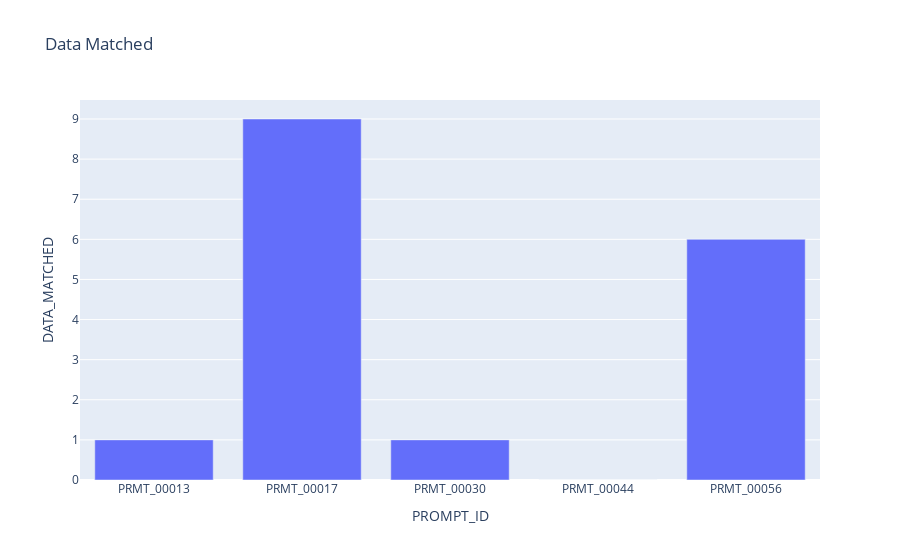

Notebook code for this chart:
### Code cell
delinquents = groupd[groupd['DATA_MATCHED'] != 10]
delinquents = delinquents.merge(prompts, on='PROMPT_ID', how='left')
fig = px.bar(delinquents, x=delinquents.index, y='DATA_MATCHED',title='Data Matched', hover_data=['LLM_GEN_SQL'])

fig

### Figure 1 — Plotly figure (JSON) as saved in the notebook; plotly's stock layout.template omitted (floating-point values rounded to 4 significant figures)
{"data": [{"alignmentgroup": "True", "customdata": [["SELECT invoice_aging_bucket, subsidiary_name FROM (SELECT      s.SUBSIDIARY_NAME,     i.INVOICE_AGING_BUCKET,     i.INVOICE_AGING_IN_DAYS,     i.INVOICE_TRANSACTION_DATE FROM      FINCOPILOT_CDM.ACCOUNTS_RECEIVABLE.AR_INVOICE i JOIN      FINCOPILOT_CDM.COMMON.DIM_SUBSIDIARY s ON      i.SUBSIDIARY_FK = s.SUBSIDIARY_PK WHERE      s.SUBSIDIARY_PK IN ('c4ca4238a0b923820dcc509a6f75849b', 'eccbc87e4b5ce2fe28308fd9f2a7baf3')     AND i.INVOICE_TRANSACTION_DATE BETWEEN DATE_TRUNC('YEAR', DATEADD(YEAR, -1, CURRENT_DATE())) AND DATE_TRUNC('YEAR', CURRENT_DATE()) ORDER BY      i.INVOICE_TRANSACTION_DATE DESC) ORDER BY invoice_aging_bucket, subsidiary_name LIMIT 100"], ["SELECT      ai.INVOICE_NUMBER,     ai.INVOICE_TRANSACTION_DATE,     ai.INVOICED_AMOUNT,     ai.INVOICE_DUE_DATE,     ai.IS_INVOICE_PAID,     ai.INVOICE_DUE_AMOUNT,     ai.PAYMENT_RECEIVED_AMOUNT FROM      FINCOPILOT_CDM.ACCOUNTS_RECEIVABLE.AR_INVOICE ai JOIN      FINCOPILOT_CDM.ACCOUNTS_RECEIVABLE.AR_CUSTOMER ac ON      ai.AR_CUSTOMER_FK = ac.AR_CUSTOMER_PK WHERE      ac.AR_CUSTOMER_PK = '80ac5986c2b31eee759c04efc038b1ea'     AND ai.INVOICE_TRANSACTION_DATE BETWEEN DATE_TRUNC('month', CURRENT_DATE() - INTERVAL '1' MONTH)      AND LAST_DAY(CURRENT_DATE() - INTERVAL '1' MONTH) ORDER BY      ai.INVOICE_TRANSACTION_DATE DESC LIMIT 1000;"], ["SELECT invoice_due_amount, invoice_due_date, invoice_number, netsuite_invoice_transaction_id, subsidiary_name FROM (SELECT      ai.NETSUITE_INVOICE_TRANSACTION_ID,     ai.INVOICE_NUMBER,     ai.INVOICE_DUE_DATE,     ai.INVOICE_DUE_AMOUNT,     ai.INVOICE_AGING_IN_DAYS,     ds.SUBSIDIARY_NAME FROM      FINCOPILOT_CDM.ACCOUNTS_RECEIVABLE.AR_INVOICE ai JOIN      FINCOPILOT_CDM.COMMON.DIM_SUBSIDIARY ds ON      ai.SUBSIDIARY_FK = ds.SUBSIDIARY_PK WHERE      ds.SUBSIDIARY_PK IN ('c4ca4238a0b923820dcc509a6f75849b', 'eccbc87e4b5ce2fe28308fd9f2a7baf3')     AND ai.IS_INVOICE_DUE = TRUE     AND ai.INVOICE_TRANSACTION_DATE >= DATEADD(MONTH, -6, CURRENT_DATE()) ORDER BY      ai.INVOICE_DUE_DATE DESC) ORDER BY invoice_due_amount, invoice_due_date, invoice_number, netsuite_invoice_transaction_id, subsidiary_name LIMIT 100"], ["SELECT invoice_due_amount, invoice_due_date, invoice_number, payment_received_amount FROM (SELECT      ai.INVOICE_NUMBER,     ai.INVOICE_DUE_DATE,     ai.PAYMENT_RECEIVED_AMOUNT,     ai.INVOICE_DUE_AMOUNT,     ai.INVOICE_AGING_IN_DAYS FROM      FINCOPILOT_CDM.ACCOUNTS_RECEIVABLE.AR_INVOICE ai JOIN      FINCOPILOT_CDM.COMMON.DIM_SUBSIDIARY ds ON ai.SUBSIDIARY_FK = ds.SUBSIDIARY_PK WHERE      ds.SUBSIDIARY_PK IN ('c4ca4238a0b923820dcc509a6f75849b', 'eccbc87e4b5ce2fe28308fd9f2a7baf3')     AND ai.IS_INVOICE_DUE = TRUE     AND ai.INVOICE_TRANSACTION_DATE >= DATEADD(MONTH, -3, CURRENT_DATE()) ORDER BY      ai.INVOICE_DUE_DATE DESC) ORDER BY invoice_due_amount, invoice_due_date, invoice_number, payment_received_amount LIMIT 100"], ["SELECT customer_name, invoice_due_amount, invoice_due_date, invoice_number, invoice_transaction_date, invoiced_amount, netsuite_invoice_transaction_id FROM (SELECT      ai.NETSUITE_INVOICE_TRANSACTION_ID,     ai.INVOICE_NUMBER,     ai.INVOICE_TRANSACTION_DATE,     ai.INVOICE_DUE_DATE,     ai.INVOICED_AMOUNT,     ai.INVOICE_DUE_AMOUNT,     ai.IS_INVOICE_PAID,     ac.CUSTOMER_NAME,     ds.SUBSIDIARY_NAME FROM      FINCOPILOT_CDM.ACCOUNTS_RECEIVABLE.AR_INVOICE ai JOIN      FINCOPILOT_CDM.ACCOUNTS_RECEIVABLE.AR_CUSTOMER ac     ON ai.AR_CUSTOMER_FK = ac.AR_CUSTOMER_PK JOIN      FINCOPILOT_CDM.COMMON.DIM_SUBSIDIARY ds     ON ai.SUBSIDIARY_FK = ds.SUBSIDIARY_PK WHERE      ac.AR_CUSTOMER_PK = '80ac5986c2b31eee759c04efc038b1ea'     AND ds.SUBSIDIARY_PK IN ('c4ca4238a0b923820dcc509a6f75849b', 'eccbc87e4b5ce2fe28308fd9f2a7baf3')     AND ai.IS_INVOICE_PAID = FALSE     AND ai.INVOICE_TRANSACTION_DATE BETWEEN DATE_TRUNC('YEAR', DATEADD(YEAR, -1, CURRENT_DATE())) AND DATE_TRUNC('YEAR', CURRENT_DATE()) ORDER BY      ai.INVOICE_TRANSACTION_DATE DESC) ORDER BY customer_name, invoice_due_amount, invoice_due_date, invoice_number, invoice_transaction_date, invoiced_amount, netsuite_invoice_transaction_id LIMIT 100"]], "hovertemplate": "PROMPT_ID=%{x}<br>DATA_MATCHED=%{y}<br>LLM_GEN_SQL=%{customdata[0]}<extra></extra>", "legendgroup": "", "marker": {"color": "#636efa", "pattern": {"shape": ""}}, "name": "", "offsetgroup": "", "orientation": "v", "showlegend": false, "textposition": "auto", "type": "bar", "x": ["PRMT_00013", "PRMT_00017", "PRMT_00030", "PRMT_00044", "PRMT_00056"], "xaxis": "x", "y": [1, 9, 1, 0, 6], "yaxis": "y"}], "layout": {"barmode": "relative", "legend": {"tracegroupgap": 0}, "title": {"text": "Data Matched"}, "xaxis": {"anchor": "y", "domain": [0, 1], "title": {"text": "PROMPT_ID"}}, "yaxis": {"anchor": "x", "domain": [0, 1], "title": {"text": "DATA_MATCHED"}}}}
